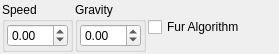
<?xml version="1.0" encoding="UTF-8"?>
<ui version="4.0">
 <class>FurWidget</class>
 <widget class="QWidget" name="FurWidget">
  <property name="geometry">
   <rect>
    <x>0</x>
    <y>0</y>
    <width>279</width>
    <height>43</height>
   </rect>
  </property>
  <property name="windowTitle">
   <string>Form</string>
  </property>
  <layout class="QHBoxLayout" name="horizontalLayout">
   <property name="spacing">
    <number>2</number>
   </property>
   <property name="leftMargin">
    <number>2</number>
   </property>
   <property name="topMargin">
    <number>2</number>
   </property>
   <property name="rightMargin">
    <number>2</number>
   </property>
   <property name="bottomMargin">
    <number>2</number>
   </property>
   <item>
    <widget class="QGroupBox" name="groupBox">
     <property name="title">
      <string>Speed</string>
     </property>
     <layout class="QHBoxLayout" name="horizontalLayout_2">
      <property name="spacing">
       <number>2</number>
      </property>
      <property name="leftMargin">
       <number>2</number>
      </property>
      <property name="topMargin">
       <number>2</number>
      </property>
      <property name="rightMargin">
       <number>2</number>
      </property>
      <property name="bottomMargin">
       <number>2</number>
      </property>
      <item>
       <widget class="QDoubleSpinBox" name="spin_speed">
        <property name="minimum">
         <double>-99.000000000000000</double>
        </property>
        <property name="maximum">
         <double>99.000000000000000</double>
        </property>
        <property name="singleStep">
         <double>0.100000000000000</double>
        </property>
       </widget>
      </item>
     </layout>
    </widget>
   </item>
   <item>
    <widget class="QGroupBox" name="groupBox_2">
     <property name="title">
      <string>Gravity</string>
     </property>
     <layout class="QHBoxLayout" name="horizontalLayout_3">
      <property name="spacing">
       <number>2</number>
      </property>
      <property name="leftMargin">
       <number>2</number>
      </property>
      <property name="topMargin">
       <number>2</number>
      </property>
      <property name="rightMargin">
       <number>2</number>
      </property>
      <property name="bottomMargin">
       <number>2</number>
      </property>
      <item>
       <widget class="QDoubleSpinBox" name="spin_gravity">
        <property name="minimum">
         <double>-99.000000000000000</double>
        </property>
        <property name="maximum">
         <double>99.000000000000000</double>
        </property>
        <property name="singleStep">
         <double>0.100000000000000</double>
        </property>
       </widget>
      </item>
     </layout>
    </widget>
   </item>
   <item>
    <widget class="QCheckBox" name="check_fur">
     <property name="text">
      <string>Fur Algorithm</string>
     </property>
    </widget>
   </item>
   <item>
    <spacer name="horizontalSpacer">
     <property name="orientation">
      <enum>Qt::Horizontal</enum>
     </property>
     <property name="sizeHint" stdset="0">
      <size>
       <width>40</width>
       <height>20</height>
      </size>
     </property>
    </spacer>
   </item>
  </layout>
 </widget>
 <resources/>
 <connections/>
</ui>
